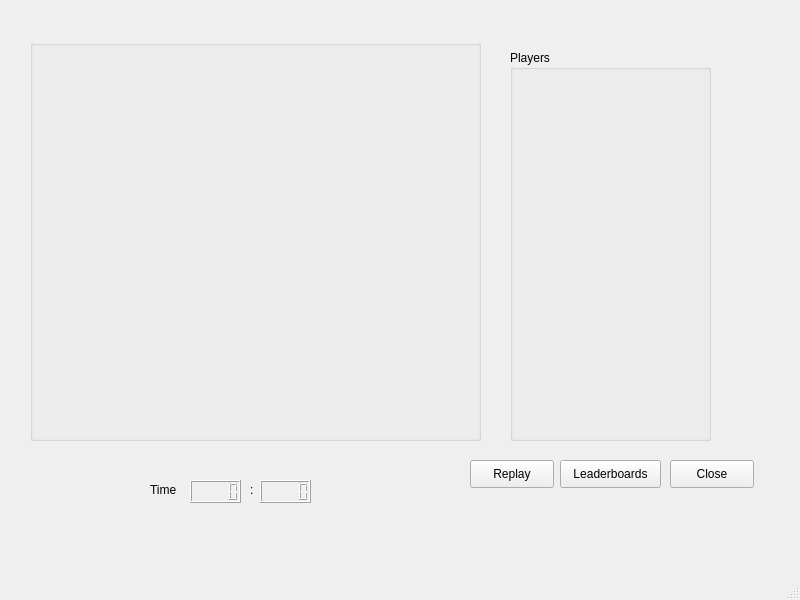
<?xml version="1.0" encoding="UTF-8"?>
<ui version="4.0">
 <class>MainWindow</class>
 <widget class="QMainWindow" name="MainWindow">
  <property name="geometry">
   <rect>
    <x>0</x>
    <y>0</y>
    <width>800</width>
    <height>600</height>
   </rect>
  </property>
  <property name="windowTitle">
   <string>MainWindow</string>
  </property>
  <widget class="QWidget" name="centralwidget">
   <widget class="QLabel" name="label">
    <property name="geometry">
     <rect>
      <x>150</x>
      <y>480</y>
      <width>31</width>
      <height>20</height>
     </rect>
    </property>
    <property name="text">
     <string>Time</string>
    </property>
   </widget>
   <widget class="QLCDNumber" name="lcdNumberMin">
    <property name="geometry">
     <rect>
      <x>190</x>
      <y>480</y>
      <width>51</width>
      <height>23</height>
     </rect>
    </property>
   </widget>
   <widget class="QLabel" name="label_2">
    <property name="geometry">
     <rect>
      <x>250</x>
      <y>480</y>
      <width>16</width>
      <height>20</height>
     </rect>
    </property>
    <property name="text">
     <string>:</string>
    </property>
   </widget>
   <widget class="QLCDNumber" name="lcdNumberSec">
    <property name="geometry">
     <rect>
      <x>260</x>
      <y>480</y>
      <width>51</width>
      <height>23</height>
     </rect>
    </property>
   </widget>
   <widget class="QPushButton" name="replayPushButton">
    <property name="geometry">
     <rect>
      <x>470</x>
      <y>460</y>
      <width>84</width>
      <height>28</height>
     </rect>
    </property>
    <property name="text">
     <string>Replay</string>
    </property>
   </widget>
   <widget class="QPushButton" name="leaderboardsPushButton">
    <property name="geometry">
     <rect>
      <x>560</x>
      <y>460</y>
      <width>101</width>
      <height>28</height>
     </rect>
    </property>
    <property name="text">
     <string>Leaderboards</string>
    </property>
   </widget>
   <widget class="QPushButton" name="closePushButton">
    <property name="geometry">
     <rect>
      <x>670</x>
      <y>460</y>
      <width>84</width>
      <height>28</height>
     </rect>
    </property>
    <property name="text">
     <string>Close</string>
    </property>
   </widget>
   <widget class="QGroupBox" name="playerInformationGroupBox">
    <property name="geometry">
     <rect>
      <x>510</x>
      <y>50</y>
      <width>201</width>
      <height>391</height>
     </rect>
    </property>
    <property name="title">
     <string>Players</string>
    </property>
   </widget>
   <widget class="QGroupBox" name="cardsGroupBox">
    <property name="geometry">
     <rect>
      <x>30</x>
      <y>40</y>
      <width>451</width>
      <height>401</height>
     </rect>
    </property>
    <property name="title">
     <string/>
    </property>
   </widget>
  </widget>
  <widget class="QMenuBar" name="menubar">
   <property name="geometry">
    <rect>
     <x>0</x>
     <y>0</y>
     <width>800</width>
     <height>25</height>
    </rect>
   </property>
  </widget>
  <widget class="QStatusBar" name="statusbar"/>
 </widget>
 <resources/>
 <connections>
  <connection>
   <sender>closePushButton</sender>
   <signal>clicked()</signal>
   <receiver>MainWindow</receiver>
   <slot>close()</slot>
   <hints>
    <hint type="sourcelabel">
     <x>713</x>
     <y>485</y>
    </hint>
    <hint type="destinationlabel">
     <x>700</x>
     <y>381</y>
    </hint>
   </hints>
  </connection>
 </connections>
</ui>
